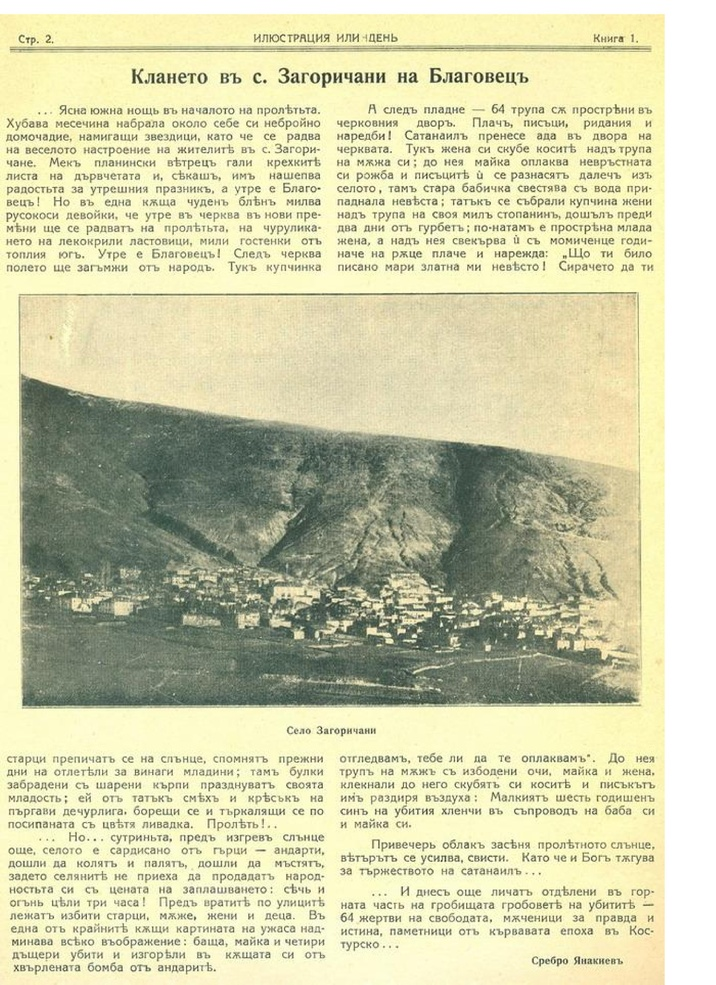
#> input picture bounding boxes/input.jpg, 716 x 985 px, shrunk from 2917 x 4013 before the run; its folder holds only this picture in this run
$ python -i extract.py   (imports and definitions only)
#> lines starting #> are read from the running program, lines starting #| are printed output that depends on the picture; after the words box and inside, x2 and y2 are one past the last pixel; in counts of white or black regions, pixels touching at a corner belong together
# pip3 install opencv-python
# pip3 install numpy

import cv2
import numpy as np
import os

def extract_images_from_scanned_document(file_path):
    # Load the image
#> called with file_path = '../bounding boxes/input.jpg'
    image = cv2.imread(file_path)
#> image is the input picture: shape (985, 716, 3); mean B, G, R 171.8, 207.9, 208.1
    gray = cv2.cvtColor(image, cv2.COLOR_BGR2GRAY)
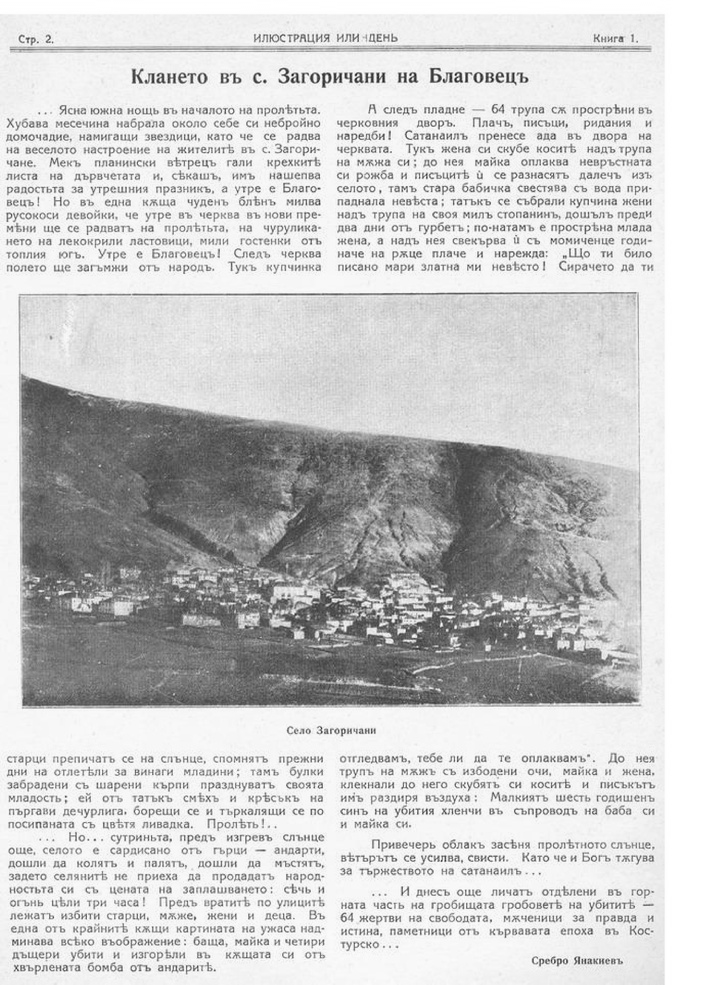
#> gray: shape (985, 716); min 27, max 255, mean 203.8

    # Blur to reduce noise
    blurred = cv2.GaussianBlur(gray, (5, 5), 0)

    # Adaptive thresholding to get binary image
    thresh = cv2.adaptiveThreshold(blurred, 255, cv2.ADAPTIVE_THRESH_GAUSSIAN_C, cv2.THRESH_BINARY_INV, 11, 2)
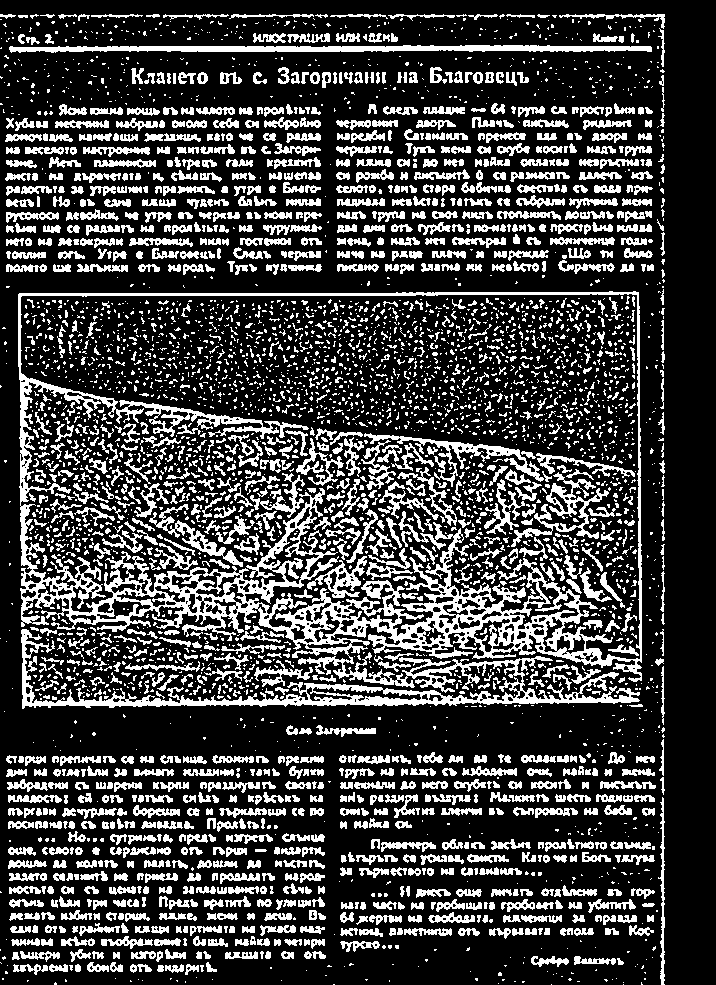
#> thresh: shape (985, 716); 25.2% white; 4393 white regions (3022 under 20 px), largest, box (x1, y1, x2, y2) and area: (18, 291, 642, 709) 39133, (9, 45, 652, 53) 3493, (364, 433, 544, 487) 1604

    # Dilate to connect components
    kernel = np.ones((5,5),np.uint8)
    dilate = cv2.dilate(thresh, kernel, iterations = 2)
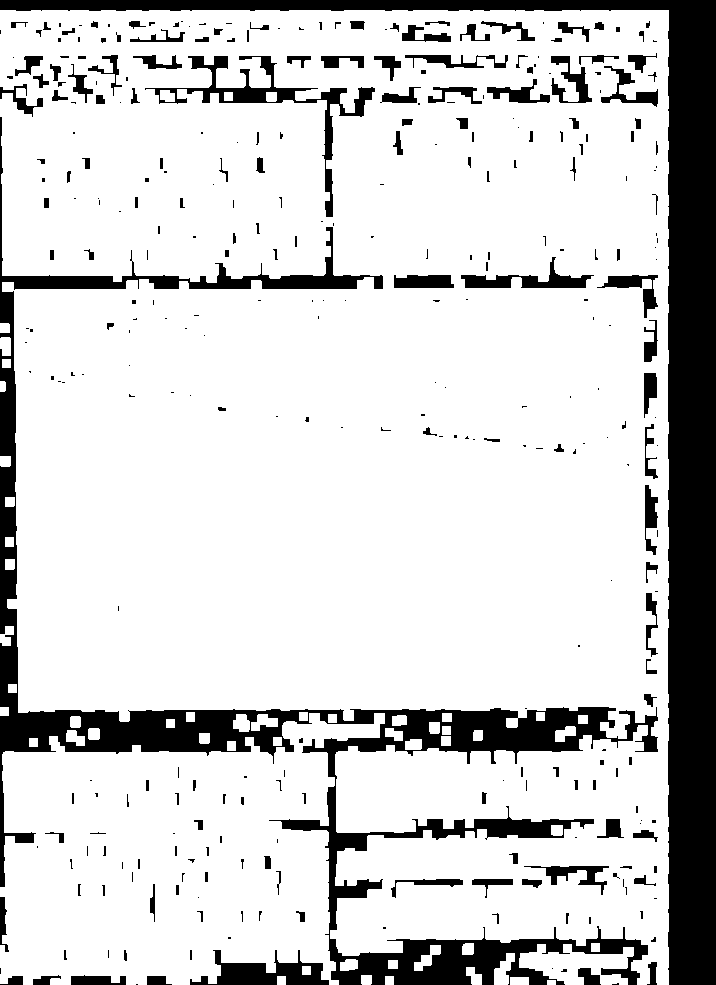
#> dilate: shape (985, 716); 82.3% white; 338 black regions (182 under 20 px)

    # Finding contours
    contours, _ = cv2.findContours(dilate, cv2.RETR_EXTERNAL, cv2.CHAIN_APPROX_SIMPLE)
#> contours = 52 contours; largest, box (x1, y1, x2, y2) and area: (0, 10, 669, 985) 516365, (0, 713, 385, 985) 73390, (519, 944, 634, 985) 2531, (494, 953, 515, 985) 348, (414, 945, 441, 971) 253

    extracted_images = []
    for i, contour in enumerate(contours):
        # Get bounding box for each contour
        x, y, w, h = cv2.boundingRect(contour)

        # Filtering out the small and very large contours that are likely not images
        if w > 100 and h > 100 and w < 0.9 * image.shape[1] and h < 0.9 * image.shape[0]:
            extracted_img = image[y:y+h, x:x+w]
            extracted_images.append(extracted_img)
#> this loop made 52 passes
#> (x, y, w, h) on passes 5, 6, 9, 10, 11, 12, 14, 15, 17, 21, 22, 23: (361, 975, 11, 10), (466, 967, 16, 18), (340, 959, 18, 12), (494, 953, 21, 32), (414, 945, 27, 26), (519, 944, 115, 41), (462, 943, 12, 12), (551, 825, 12, 11), (405, 739, 17, 11), (199, 733, 11, 11), (473, 730, 10, 11), (66, 730, 19, 16)
#> (contour, x, y, w, h) on passes 1, 2, 3, 4, 7, 8: ([[547, 980], [547, 984], [555, 984], [555, 980]], 547, 980, 9, 5), ([[510, 977], [510, 984], [528, 984], [528, 977]], 510, 977, 19, 8), ([[385, 976], [385, 984], [393, 984], [393, 976]], 385, 976, 9, 9), ([[277, 976], [277, 984], [285, 984], [285, 976]], 277, 976, 9, 9), ([[302, 966], [302, 974], [310, 974], [310, 966]], 302, 966, 9, 9), ([[388, 960], [388, 968], [397, 968], [397, 960]], 388, 960, 10, 9)
#> after the loop, extracted_images = 1 item
            # cv2.imwrite(f'extracted_image_{i+1}.jpg', extracted_img)

    return extracted_images

def main():
    # Create 'extracted' directory if it doesn't exist
    if not os.path.exists('extracted'):
        os.makedirs('extracted')

    # Find all .jpg files in the current directory
    for file_name in os.listdir('.'):
        if file_name.lower().endswith('.jpg'):
            print(f'Processing {file_name}')
            extracted_images = extract_images_from_scanned_document(file_name)

            # Save each extracted image to the 'extracted' directory
            for idx, img in enumerate(extracted_images):
                output_path = os.path.join('extracted', f'{file_name}_extracted_{idx}')
                cv2.imwrite(output_path, img)
                print(f'Saved {output_path}')

# [2 lines not run here, left out]

>>> result = extract_images_from_scanned_document('../bounding boxes/input.jpg')
#> result = 1 item
